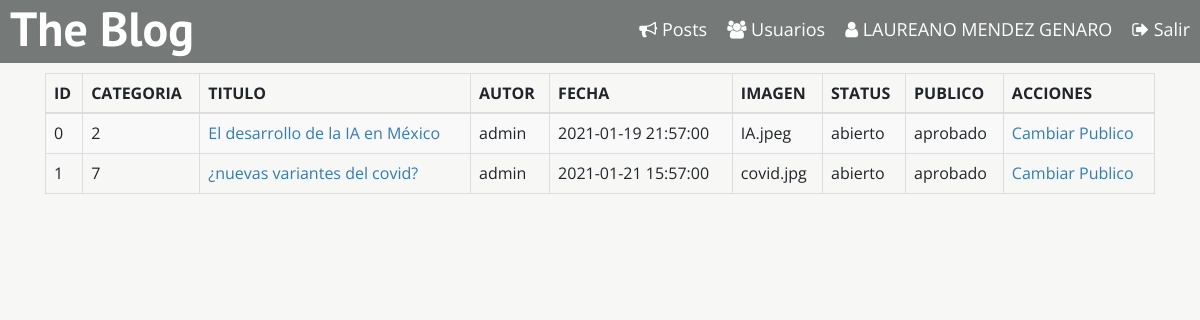
Screenshot of /admin-actions/index.php (signed in) with the database file from the repository.
### tables this page shows
CREATE TABLE `posts` (
  `post_id` tinyint(3) NOT NULL,
  `usuario_id` int(11) NOT NULL,
  `post_categoria_id` tinyint(3) NOT NULL,
  `post_titulo` varchar(255) NOT NULL,
  `post_autor` varchar(255) NOT NULL,
  `post_fecha` datetime NOT NULL,
  `post_imagen` text,
  `post_contenido` longtext,
  `post_contador_comentarios` int(11) NOT NULL,
  `post_status` varchar(255) NOT NULL DEFAULT 'abierto',
  `post_publish` varchar(255) NOT NULL DEFAULT 'solicitado'
);

### admin-actions/index.php (called while the page is built, shortened)
<?php
    require_once '../includes/header.php';
    require_once 'menu.php';
    require_once 'modelo.php';
    $tabla = getAllHtml();
    require_once 'formacontenido.php';
    require_once '../includes/footer.php';
?>

### admin-actions/modelo.php (the view)
<?php
    function getAllHtml()
    {
        require_once '../bd/conexion.php';
        $sqlSelect = 'SELECT post_id,post_categoria_id,post_titulo,post_autor,post_fecha,post_imagen,post_status,post_publish FROM posts;';
        $resultSet = $conn->query($sqlSelect);
        $tabla = "";
        $tabla .="<table id='miTabla' class ='table table-bordered table-striped'>";
        $tabla .= "<thead>";
        $tabla .= "<tr>";
        $tabla .="<th> ID</th>";
        $tabla .="<th> CATEGORIA</th>";
        $tabla .="<th> TITULO</th>";
        $tabla .="<th> AUTOR</th>";
        $tabla .= "<th> FECHA</th>";
        $tabla .= "<th> IMAGEN</th>";
        $tabla .= "<th> STATUS</th>";
        $tabla .= "<th> PUBLICO</th>";
        $tabla .= "<th> ACCIONES</th>";
        $tabla .= "</tr>";
        $tabla .= "</thead>";
        $tabla .= "<tbody>";
        if($resultSet->num_rows > 0){
            while($row = $resultSet->fetch_assoc()){
                $post_id = $row['post_id'];
                $post_categoria_id = $row['post_categoria_id'];
                $post_titulo = $row['post_titulo'];
                $post_autor = $row['post_autor'];
                $post_fecha = $row['post_fecha'];
                $post_imagen = $row['post_imagen'];
                $post_status = $row['post_status'];
                $post_publish = $row['post_publish'];
                $tabla .="<tr>";
                $tabla .="<td> $post_id </td>";
                $tabla .="<td> $post_categoria_id </td>";
                $tabla .=
                "<td>
                    <a href='../post/index.php?post_id=$post_id'>
                        $post_titulo
                    </a>
                </td>";
                $tabla .="<td> $post_autor </td>";
                $tabla .="<td> $post_fecha </td>";
                $tabla .="<td> $post_imagen </td>";
                $tabla .="<td> $post_status </td>";
                $tabla .="<td> $post_publish </td>";
                $tabla .=
                "<td>
                    <a href='modificar.php?post_id=$post_id'>
                    Cambiar Publico
                    </a>
                </td>";
                $tabla .="</tr>";
            }
        } else{
                $tabla .= "<tr>";
                $tabla .= "<td colspan='4'>NO HAY POST PARA MOSTRAR </td>";
                $tabla .= "</tr>";
            }
        $tabla .="</tbody>";
        $tabla .="</table>";
        return $tabla;
    }
?>

### css/style.css (style rules this page uses)
:root { --blanco:#FFF; --naranja:rgb(247, 115, 8); --papel:#F7F8F6; --negro:#000; --fuenteHeading: 'PT Sans', sans-serif; --fuenteParrafos: 'Open Sans', sans-serif; --gris: #757A78; }
html { box-sizing: border-box; }
*, *:before, *:after { box-sizing: inherit; }
body { font-family: var(--fuenteParrafos); font-size: 1.6rem; line-height: 2; background-color: var(--papel); }
a { text-decoration: none; }

### rows the page displays
posts: post_id "0", post_categoria "2", post_titulo "El desarrollo de la IA en México", post_autor "admin", post_fecha "2021-01-19 21:57:00", post_imagen "IA.jpeg", post_status "abierto", post_publish "aprobado"
posts: post_id "1", post_categoria "7", post_titulo "¿nuevas variantes del covid?", post_autor "admin", post_fecha "2021-01-21 15:57:00", post_imagen "covid.jpg", post_status "abierto", post_publish "aprobado"

### other values shown
$_SESSION['userName'] "LAUREANO MENDEZ GENARO"
